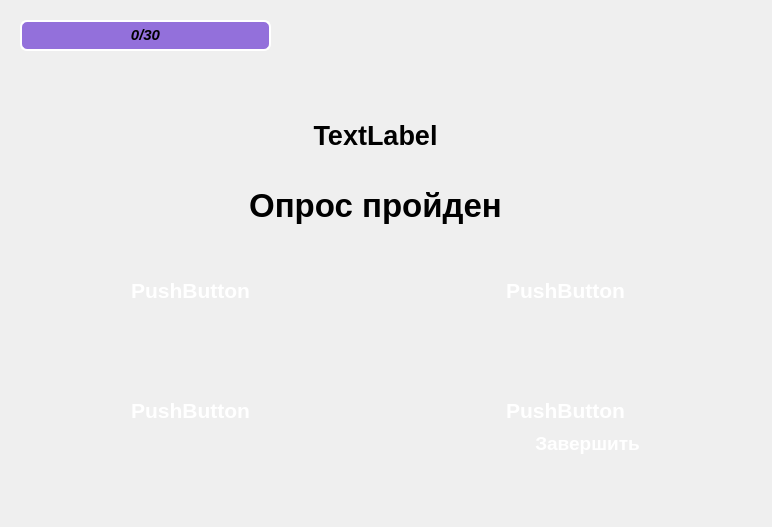
<?xml version="1.0" encoding="UTF-8"?>
<ui version="4.0">
 <class>Test</class>
 <widget class="QDialog" name="Test">
  <property name="geometry">
   <rect>
    <x>0</x>
    <y>0</y>
    <width>772</width>
    <height>527</height>
   </rect>
  </property>
  <property name="windowTitle">
   <string>Dialog</string>
  </property>
  <widget class="QLabel" name="questionLabel">
   <property name="geometry">
    <rect>
     <x>20</x>
     <y>80</y>
     <width>711</width>
     <height>111</height>
    </rect>
   </property>
   <property name="font">
    <font>
     <family>Segoe UI</family>
     <pointsize>20</pointsize>
     <bold>true</bold>
    </font>
   </property>
   <property name="tabletTracking">
    <bool>false</bool>
   </property>
   <property name="styleSheet">
    <string notr="true">QLabel{
    background-color: #4B0082; 
    color: white;            
    border-radius: 10px;        
    padding: 8px 12px;      
    font-weight: bold;     
    border: 2px solid #9370DB; 
}
qconicalgradient(cx:0.5, cy:0.5, angle:0, stop:0 rgba(35, 40, 3, 255), stop:0.16 rgba(136, 106, 22, 255), stop:0.225 rgba(166, 140, 41, 255), stop:0.285 rgba(204, 181, 74, 255), stop:0.345 rgba(235, 219, 102, 255), stop:0.415 rgba(245, 236, 112, 255), stop:0.52 rgba(209, 190, 76, 255), stop:0.57 rgba(187, 156, 51, 255), stop:0.635 rgba(168, 142, 42, 255), stop:0.695 rgba(202, 174, 68, 255), stop:0.75 rgba(218, 202, 86, 255), stop:0.815 rgba(208, 187, 73, 255), stop:0.88 rgba(187, 156, 51, 255), stop:0.935 rgba(137, 108, 26, 255), stop:1 rgba(35, 40, 3, 255))</string>
   </property>
   <property name="text">
    <string>TextLabel</string>
   </property>
   <property name="textFormat">
    <enum>Qt::TextFormat::MarkdownText</enum>
   </property>
   <property name="alignment">
    <set>Qt::AlignmentFlag::AlignCenter</set>
   </property>
   <property name="wordWrap">
    <bool>true</bool>
   </property>
  </widget>
  <widget class="QProgressBar" name="progressBar">
   <property name="geometry">
    <rect>
     <x>20</x>
     <y>20</y>
     <width>251</width>
     <height>31</height>
    </rect>
   </property>
   <property name="sizeIncrement">
    <size>
     <width>0</width>
     <height>0</height>
    </size>
   </property>
   <property name="baseSize">
    <size>
     <width>0</width>
     <height>0</height>
    </size>
   </property>
   <property name="font">
    <font>
     <pointsize>11</pointsize>
     <italic>true</italic>
     <bold>true</bold>
    </font>
   </property>
   <property name="focusPolicy">
    <enum>Qt::FocusPolicy::ClickFocus</enum>
   </property>
   <property name="contextMenuPolicy">
    <enum>Qt::ContextMenuPolicy::DefaultContextMenu</enum>
   </property>
   <property name="autoFillBackground">
    <bool>false</bool>
   </property>
   <property name="styleSheet">
    <string notr="true">QProgressBar {
    border: 2px solid rgb(255, 255, 255); 
    background: r #9370DB;        
    border-radius: 7px;      
    height: 12px;            
    text-align: center;        
}

QProgressBar::chunk {
    background-color: rgb(226, 83, 255);  
    width: 3px;                /* Очень узкие сегменты */
    border-radius: 5px;        /* Закругление сегментов */
    margin: 0.3px;             /* Минимальный отступ */
}</string>
   </property>
   <property name="maximum">
    <number>15</number>
   </property>
   <property name="value">
    <number>0</number>
   </property>
   <property name="alignment">
    <set>Qt::AlignmentFlag::AlignCenter</set>
   </property>
   <property name="textVisible">
    <bool>true</bool>
   </property>
   <property name="orientation">
    <enum>Qt::Orientation::Horizontal</enum>
   </property>
   <property name="format">
    <string>%v/30</string>
   </property>
  </widget>
  <widget class="QPushButton" name="answerButton1">
   <property name="geometry">
    <rect>
     <x>20</x>
     <y>250</y>
     <width>341</width>
     <height>81</height>
    </rect>
   </property>
   <property name="font">
    <font>
     <family>Segoe UI</family>
     <pointsize>16</pointsize>
     <italic>false</italic>
     <bold>true</bold>
     <underline>false</underline>
     <strikeout>false</strikeout>
    </font>
   </property>
   <property name="styleSheet">
    <string notr="true">QPushButton {
    /* Исходный градиент: от тёмно-фиолетового (#4B0082) к пурпурному (#8B008B) */
    background: qlineargradient(x1:0, y1:0, x2:1, y2:1,
        stop:0 #4B0082, stop:1 #8B008B);
    color: white;
    border-radius: 20px;
    border: none;
    padding: 10px;
}

QPushButton:hover {
    /* Новый градиент: добавляем ярко-розовый (#FF00FF) */
    background: qlineargradient(x1:0, y1:0, x2:1, y2:1,
        stop:0 #FF00FF, stop:1 #8B008B);
}

QPushButton:pressed {
    /* При нажатии — более тёмный розовый (#CC00CC) */
    background: qlineargradient(x1:0, y1:0, x2:1, y2:1,
        stop:0 #CC00CC, stop:1 #6A006A);
}</string>
   </property>
   <property name="text">
    <string>PushButton</string>
   </property>
  </widget>
  <widget class="QPushButton" name="answerButton2">
   <property name="geometry">
    <rect>
     <x>400</x>
     <y>250</y>
     <width>331</width>
     <height>81</height>
    </rect>
   </property>
   <property name="font">
    <font>
     <family>Segoe UI</family>
     <pointsize>16</pointsize>
     <bold>true</bold>
    </font>
   </property>
   <property name="styleSheet">
    <string notr="true">QPushButton {
    /* Исходный градиент: от тёмно-фиолетового (#4B0082) к пурпурному (#8B008B) */
    background: qlineargradient(x1:0, y1:0, x2:1, y2:1,
        stop:0 #4B0082, stop:1 #8B008B);
    color: white;
    border-radius: 20px;
    border: none;
    padding: 10px;
}

QPushButton:hover {
    /* Новый градиент: добавляем ярко-розовый (#FF00FF) */
    background: qlineargradient(x1:0, y1:0, x2:1, y2:1,
        stop:0 #FF00FF, stop:1 #8B008B);
}

QPushButton:pressed {
    /* При нажатии — более тёмный розовый (#CC00CC) */
    background: qlineargradient(x1:0, y1:0, x2:1, y2:1,
        stop:0 #CC00CC, stop:1 #6A006A);
}</string>
   </property>
   <property name="text">
    <string>PushButton</string>
   </property>
  </widget>
  <widget class="QPushButton" name="answerButton3">
   <property name="geometry">
    <rect>
     <x>20</x>
     <y>370</y>
     <width>341</width>
     <height>81</height>
    </rect>
   </property>
   <property name="font">
    <font>
     <family>Segoe UI</family>
     <pointsize>16</pointsize>
     <bold>true</bold>
    </font>
   </property>
   <property name="styleSheet">
    <string notr="true">QPushButton {
    /* Исходный градиент: от тёмно-фиолетового (#4B0082) к пурпурному (#8B008B) */
    background: qlineargradient(x1:0, y1:0, x2:1, y2:1,
        stop:0 #4B0082, stop:1 #8B008B);
    color: white;
    border-radius: 20px;
    border: none;
    padding: 10px;
}

QPushButton:hover {
    /* Новый градиент: добавляем ярко-розовый (#FF00FF) */
    background: qlineargradient(x1:0, y1:0, x2:1, y2:1,
        stop:0 #FF00FF, stop:1 #8B008B);
}

QPushButton:pressed {
    /* При нажатии — более тёмный розовый (#CC00CC) */
    background: qlineargradient(x1:0, y1:0, x2:1, y2:1,
        stop:0 #CC00CC, stop:1 #6A006A);
}</string>
   </property>
   <property name="text">
    <string>PushButton</string>
   </property>
  </widget>
  <widget class="QPushButton" name="answerButton4">
   <property name="geometry">
    <rect>
     <x>400</x>
     <y>370</y>
     <width>331</width>
     <height>81</height>
    </rect>
   </property>
   <property name="font">
    <font>
     <family>Segoe UI</family>
     <pointsize>16</pointsize>
     <bold>true</bold>
    </font>
   </property>
   <property name="styleSheet">
    <string notr="true">QPushButton {
    /* Исходный градиент: от тёмно-фиолетового (#4B0082) к пурпурному (#8B008B) */
    background: qlineargradient(x1:0, y1:0, x2:1, y2:1,
        stop:0 #4B0082, stop:1 #8B008B);
    color: white;
    border-radius: 20px;
    border: none;
    padding: 10px;
}

QPushButton:hover {
    /* Новый градиент: добавляем ярко-розовый (#FF00FF) */
    background: qlineargradient(x1:0, y1:0, x2:1, y2:1,
        stop:0 #FF00FF, stop:1 #8B008B);
}

QPushButton:pressed {
    /* При нажатии — более тёмный розовый (#CC00CC) */
    background: qlineargradient(x1:0, y1:0, x2:1, y2:1,
        stop:0 #CC00CC, stop:1 #6A006A);
}</string>
   </property>
   <property name="text">
    <string>PushButton</string>
   </property>
  </widget>
  <widget class="QLabel" name="FinLabel">
   <property name="geometry">
    <rect>
     <x>20</x>
     <y>130</y>
     <width>711</width>
     <height>151</height>
    </rect>
   </property>
   <property name="font">
    <font>
     <family>Segoe UI</family>
     <pointsize>25</pointsize>
     <bold>true</bold>
    </font>
   </property>
   <property name="text">
    <string>Опрос пройден</string>
   </property>
   <property name="alignment">
    <set>Qt::AlignmentFlag::AlignCenter</set>
   </property>
  </widget>
  <widget class="QPushButton" name="closeButton">
   <property name="geometry">
    <rect>
     <x>452</x>
     <y>398</y>
     <width>271</width>
     <height>91</height>
    </rect>
   </property>
   <property name="font">
    <font>
     <pointsize>14</pointsize>
     <italic>false</italic>
     <bold>true</bold>
    </font>
   </property>
   <property name="styleSheet">
    <string notr="true">QPushButton {
    /* Исходный градиент: от тёмно-фиолетового (#4B0082) к пурпурному (#8B008B) */
    background: qlineargradient(x1:0, y1:0, x2:1, y2:1,
        stop:0 #4B0082, stop:1 #8B008B);
    color: white;
    border-radius: 20px;
    border: none;
    padding: 10px;
}

QPushButton:hover {
    /* Новый градиент: добавляем ярко-розовый (#FF00FF) */
    background: qlineargradient(x1:0, y1:0, x2:1, y2:1,
        stop:0 #FF00FF, stop:1 #8B008B);
}

QPushButton:pressed {
    /* При нажатии — более тёмный розовый (#CC00CC) */
    background: qlineargradient(x1:0, y1:0, x2:1, y2:1,
        stop:0 #CC00CC, stop:1 #6A006A);
}</string>
   </property>
   <property name="text">
    <string>Завершить</string>
   </property>
  </widget>
 </widget>
 <resources/>
 <connections/>
</ui>
